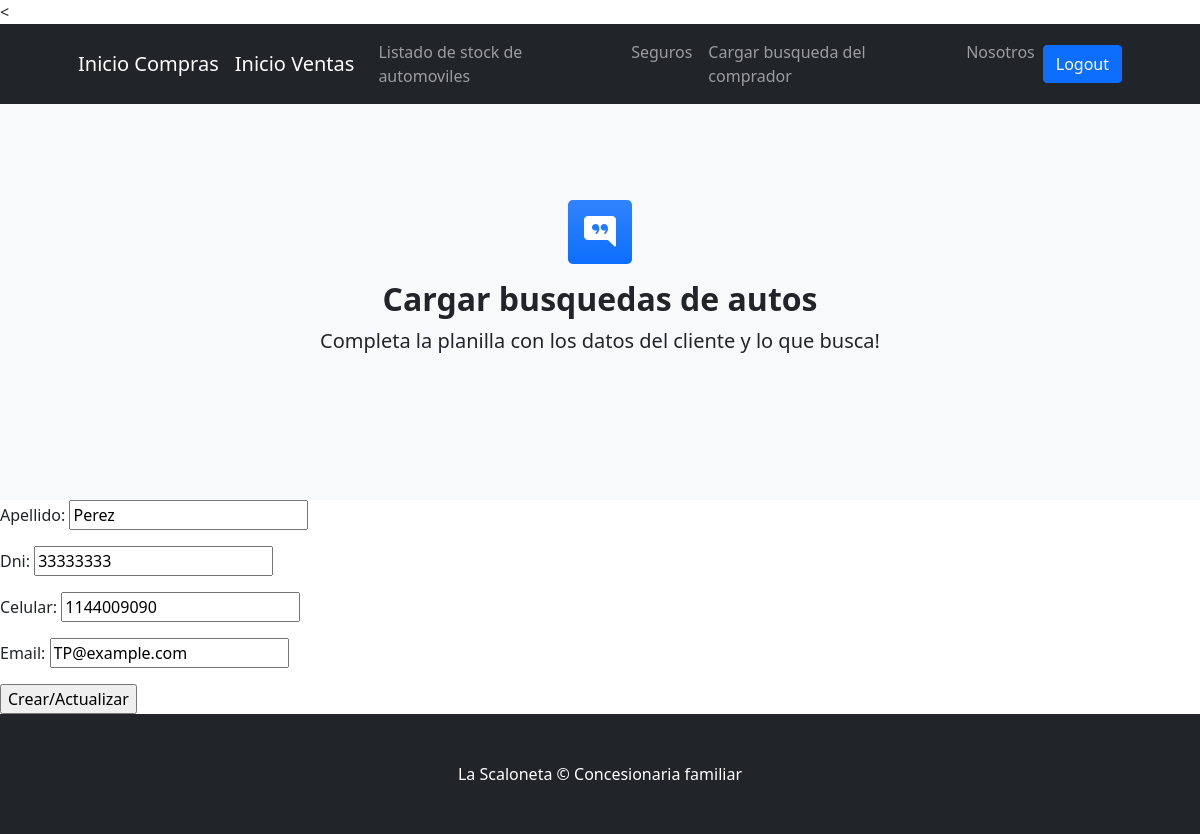
The page /compra/Auto_Buscado/actualizar/1/ (signed in) on the database its author committed.
### compra/models.py (models this page shows, shortened)
class Auto_Buscado(models.Model):
    nombre_comprador = models.CharField(max_length=20)
    apellido = models.CharField(max_length=20)
    dni = models.CharField(max_length=20)
    celular = models.IntegerField()
    email = models.EmailField(max_length=50)
    marca = models.CharField(max_length=20)
    modelo = models.CharField(max_length=50)
    color = models.CharField(max_length=20)

### compra/views.py (the view)
# urls.py: path("Auto_Buscado/actualizar/<pk>/", Auto_BuscadoUpdate.as_view(), name= "compra-Auto_Buscado-update"),
class Auto_BuscadoUpdate(LoginRequiredMixin, UpdateView):
    model = Auto_Buscado
    success_url = "/compra/Auto_Buscado/"
    fields = ["nombre", "apellido" , "dni", "domicilio", "localidad", "celular", "email"]

### compra/templates/compra/Auto_Buscado_form.html (shortened to what this page needs)
{% extends 'compra/padre.html' %}
{% block contenido %}
<section class="bg-light py-5">
    <div class="container px-5 my-5 px-5">
        <div class="text-center mb-5">
            <div class="feature bg-primary bg-gradient text-white rounded-3 mb-3"><i class="bi bi-chat-right-quote-fill"></i></div>
            <h2 class="fw-bolder">Cargar busquedas de autos</h2>
            <p class="lead mb-0">Completa la planilla con los datos del cliente y lo que busca!</p>
        </div>
</section>
<form method="POST">
    {{form.as_p}}
    <input type="submit" value="Crear/Actualizar">
</form>
{% endblock %}

### rows shown on the page
Auto_Buscado: apellido "Perez", dni "33333333", celular "1144009090", email "TP@example.com"
